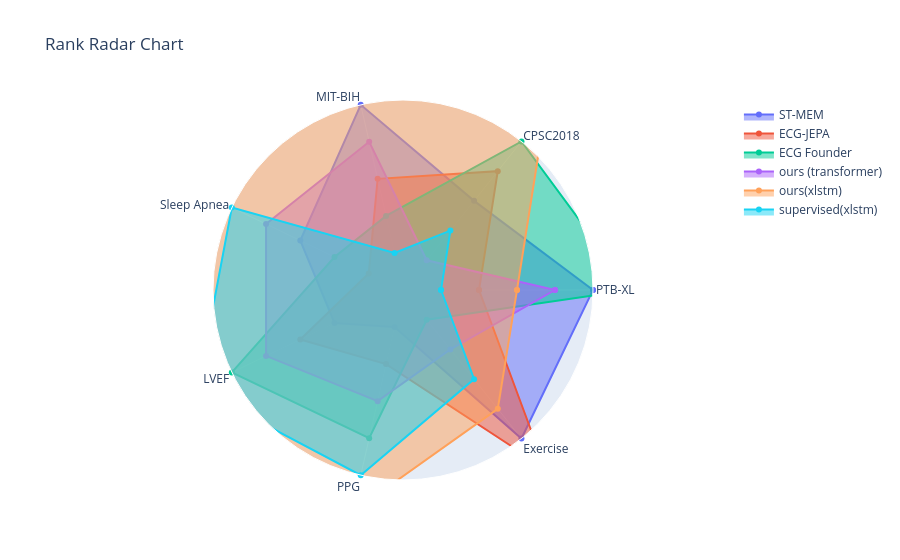

The notebook cell this image was saved under:
### Code cell
categories_closed = categories + [categories[0]]

fig = go.Figure()

for idx, row in df_ranked_r.iterrows():
    values = row.tolist() + [row.tolist()[0]]  # close the loop
    fig.add_trace(go.Scatterpolar(
        r=values,
        theta=categories_closed,
        fill='toself',
        name=idx,
        line=dict(width=2)
    ))

fig.update_layout(
    polar=dict(
        radialaxis=dict(visible=False, range=[-1, 4])
    ),
    showlegend=True,
    title="Rank Radar Chart"
)

fig.show()

### Figure 1 — Plotly figure (JSON) as saved in the notebook; plotly's stock layout.template omitted (floating-point values rounded to 4 significant figures)
{"data": [{"fill": "toself", "line": {"width": 2}, "name": "ST-MEM", "r": [4, 2, 4, 2, 1, 0, 4, 4], "theta": ["PTB-XL", "CPSC2018", "MIT-BIH", "Sleep Apnea", "LVEF", "PPG", "Exercise", "PTB-XL"], "type": "scatterpolar"}, {"fill": "toself", "line": {"width": 2}, "name": "ECG-JEPA", "r": [1, 3, 2, 0, 2, 1, 5, 1], "theta": ["PTB-XL", "CPSC2018", "MIT-BIH", "Sleep Apnea", "LVEF", "PPG", "Exercise", "PTB-XL"], "type": "scatterpolar"}, {"fill": "toself", "line": {"width": 2}, "name": "ECG Founder", "r": [5, 4, 1, 1, 4, 3, 0, 5], "theta": ["PTB-XL", "CPSC2018", "MIT-BIH", "Sleep Apnea", "LVEF", "PPG", "Exercise", "PTB-XL"], "type": "scatterpolar"}, {"fill": "toself", "line": {"width": 2}, "name": "ours (transformer)", "r": [3, 0, 3, 3, 3, 2, 1, 3], "theta": ["PTB-XL", "CPSC2018", "MIT-BIH", "Sleep Apnea", "LVEF", "PPG", "Exercise", "PTB-XL"], "type": "scatterpolar"}, {"fill": "toself", "line": {"width": 2}, "name": "ours(xlstm)", "r": [2, 5, 5, 5, 6, 5, 3, 2], "theta": ["PTB-XL", "CPSC2018", "MIT-BIH", "Sleep Apnea", "LVEF", "PPG", "Exercise", "PTB-XL"], "type": "scatterpolar"}, {"fill": "toself", "line": {"width": 2}, "name": "supervised(xlstm)", "r": [0, 1, 0, 4, 5, 4, 2, 0], "theta": ["PTB-XL", "CPSC2018", "MIT-BIH", "Sleep Apnea", "LVEF", "PPG", "Exercise", "PTB-XL"], "type": "scatterpolar"}], "layout": {"polar": {"radialaxis": {"range": [-1, 4], "visible": false}}, "showlegend": true, "title": {"text": "Rank Radar Chart"}}}
